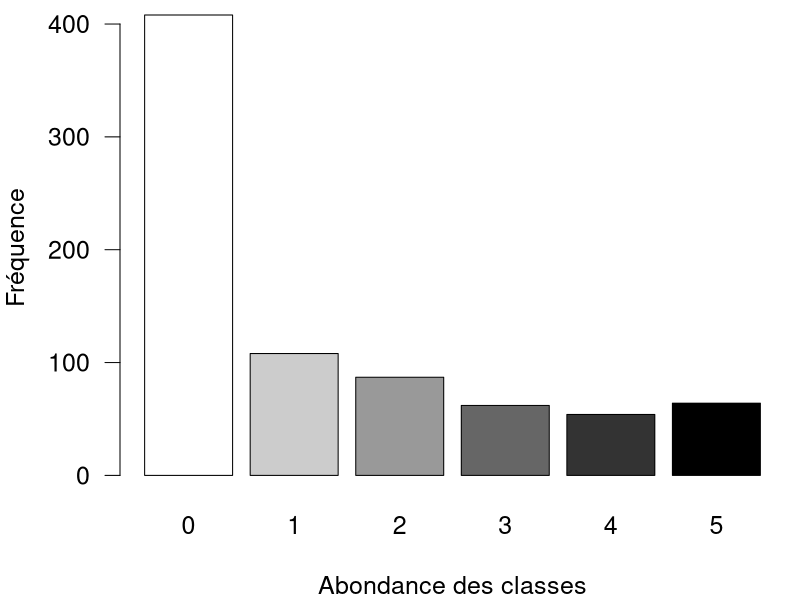
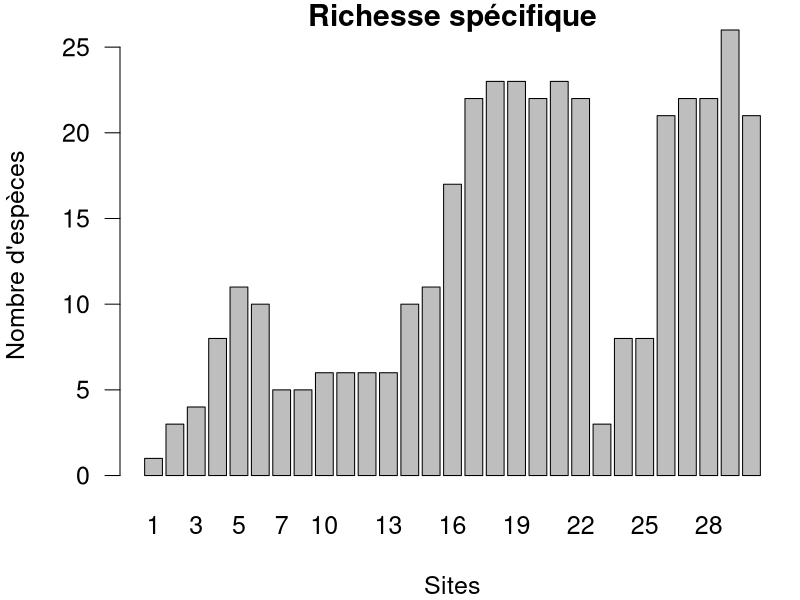
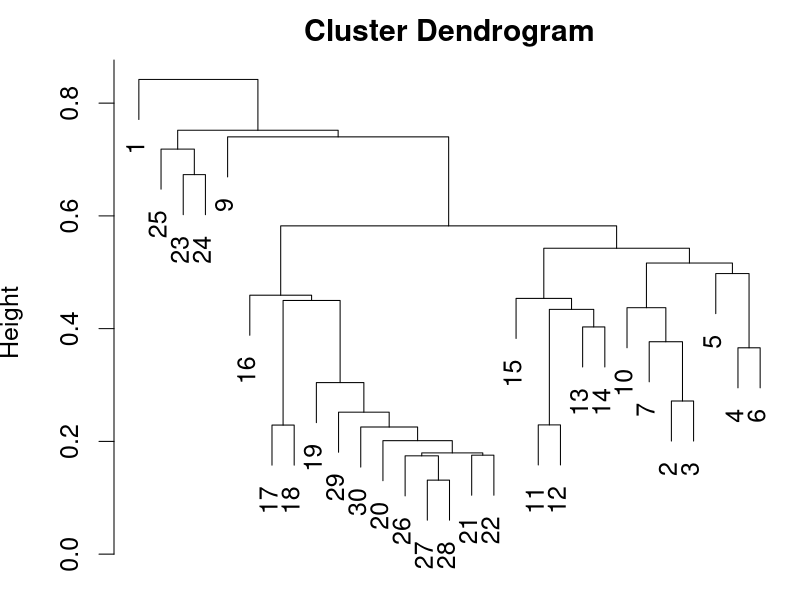
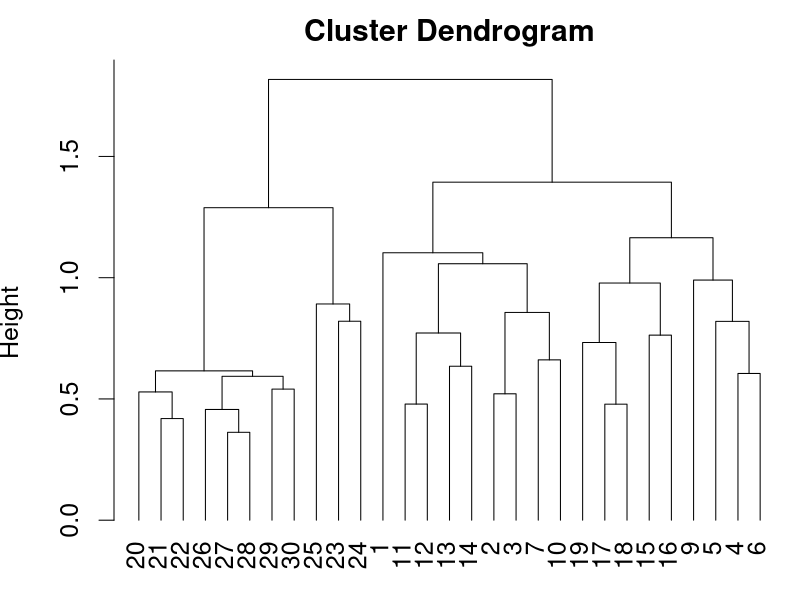
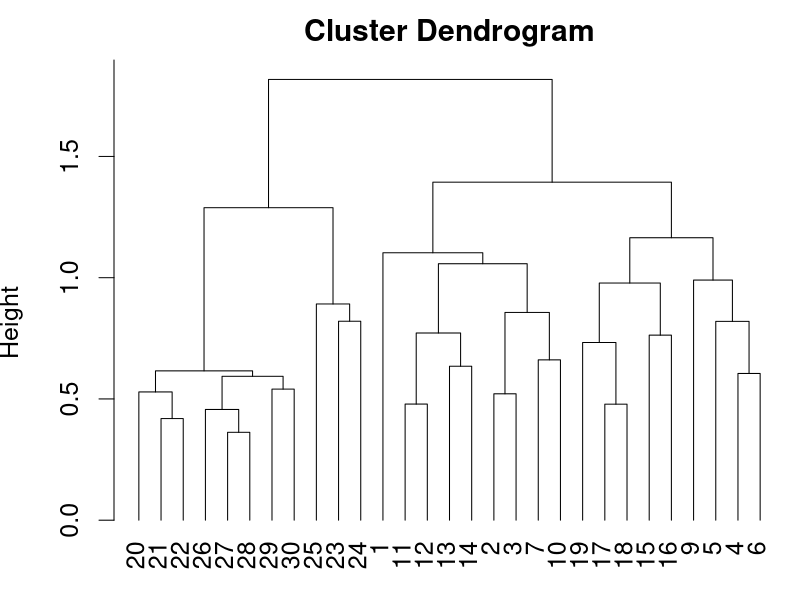
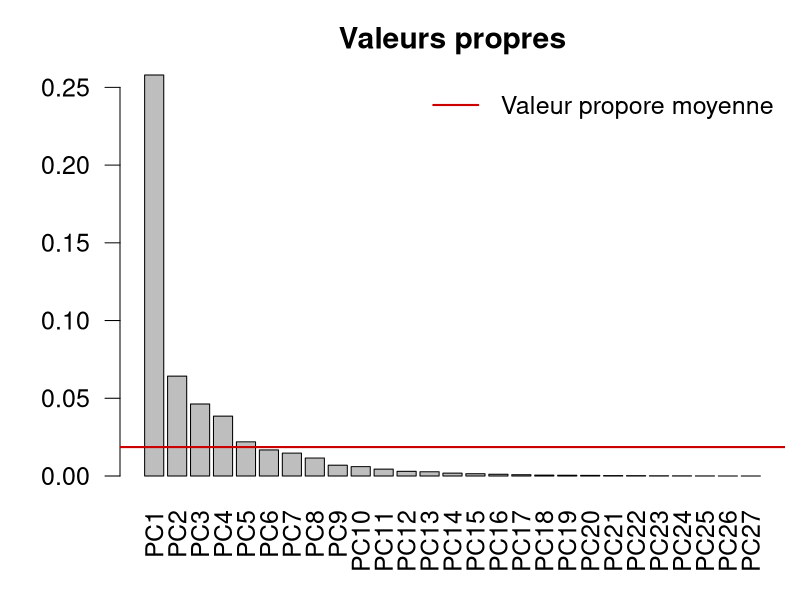
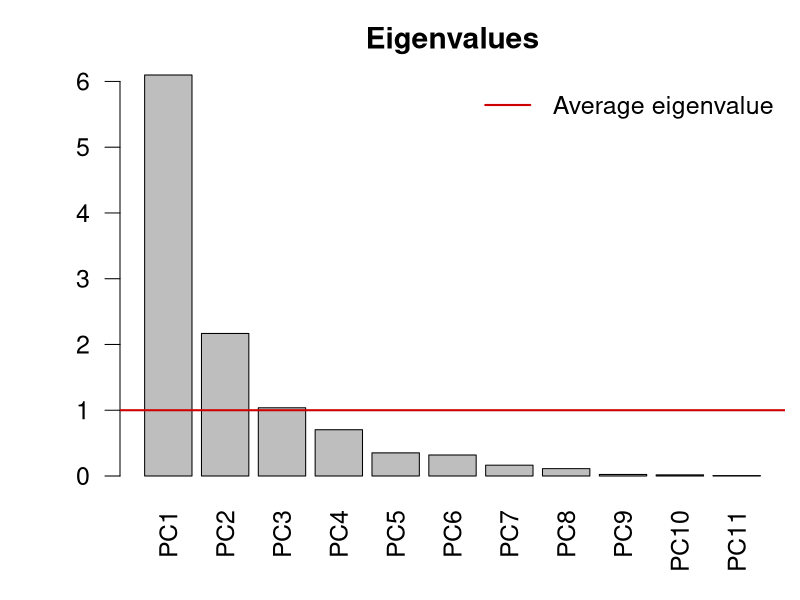
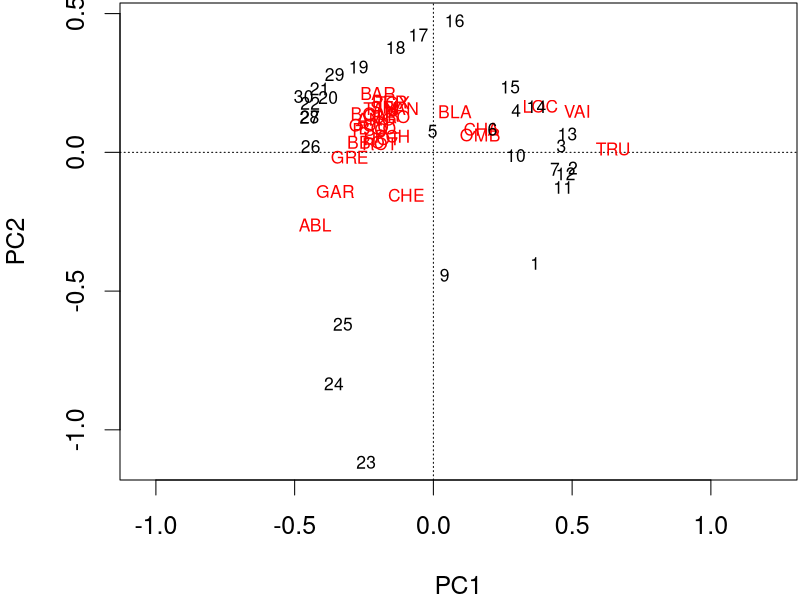

Write the R code that produced these figures, in order.
## ---- chunk 1
## Setup for your presentation
knitr::opts_chunk$set(
  eval = T,
  cache = T,
  comment = "#",
  collapse = TRUE,
  warning = FALSE,
  message = FALSE,
  fig.width=5, fig.height=5, fig.retina=3,
  fig.align = 'center'
)
## ---- chunk 2
options(repos=structure(c(CRAN="http://cran.r-project.org")))
## ---- chunk 3
if (!require(vegan)) install.packages("vegan")
library(vegan)
if (!require(ape)) install.packages("ape")
library(ape)
if (!require(gclus)) install.packages("gclus")
library(gclus)
## ---- chunk 4
spe <- read.csv("data/doubsspe.csv", row.names = 1)
spe <-  spe[-8,] # supprimer le site vide
## ---- chunk 5
env <- read.csv("data/doubsenv.csv", row.names = 1)
env <- env[-8,] # remove site with no data
## ---- chunk 6
head(spe) # 6 premières lignes
## ---- chunk 7
par(mar = c(4,4,.5,.5), cex = 1.5)
ab <- table(unlist(spe))
barplot(ab, las = 1, col = grey(5:0/5),
        xlab = "Abondance des classes", ylab = "Fréquence")
## ---- chunk 8
sum(spe == 0)
## ---- chunk 9
sum(spe == 0)/(nrow(spe)*ncol(spe))
## ---- chunk 10
par(mar = c(4,4,1,.5), cex = 1.5)
site.pre <- rowSums(spe > 0)
barplot(site.pre, main = "Richesse spécifique",
        xlab = "Sites", ylab = "Nombre d'espèces",
        col = "grey ", las = 1)
## ---- chunk 11
spec.pa <- decostand(spe,method = "pa")
## ---- chunk 12
spec.hel <- decostand(spe,method = "hellinger")
spec.chi <- decostand(spe,method = "chi.square")
## ---- chunk 13
spe.pa <- decostand(spe,method = "log")
## ---- chunk 14
head(env) # first 6 rows
## ---- chunk 15
?decostand
env.z <- decostand(env, method = "standardize")
## ---- chunk 16
apply(env.z, 2, mean)
apply(env.z, 2, sd)
## ---- chunk 17
spe.db.pa <- vegdist(spe, method = "bray")
## ---- chunk 18
par(mar=c(.5,3.8,2,.5), cex = 1.5)
spe.dhe1 <- vegdist(spec.hel, method = "euclidean")
spe.dhe1.single <- hclust(spe.dhe1, method = "single")
plot(spe.dhe1.single)
## ---- chunk 19
par(mar=c(.5,3.8,2,.5), cex = 1.5)
spe.dhel.ward <- hclust(spe.dhe1, method = "ward.D2")
spe.dhel.ward$height <- sqrt(spe.dhel.ward$height)
plot(spe.dhel.ward, hang = -1) # hang = -1 aligns objects at the same level
## ---- chunk 20
par(mar=c(.5,3.8,2,.5), cex = 1.5)
plot(spe.dhel.ward, hang = -1) # hang = -1 permet d'afficher les objets sur la même ligne
## ---- chunk 21
spe.h.pca <- rda(spec.hel)

summary(spe.h.pca)
## ---- chunk 22
summary(spe.h.pca, display = NULL)
## ---- chunk 23
eigen(cov(spec.hel))
## ---- chunk 24
spe.scores <- scores(spe.h.pca,
                     display = "species",
                     choices = c(1,2))
## ---- chunk 25
site.scores <- scores(spe.h.pca,
                      display = "sites",
                      choices = c(1,2))
## ---- chunk 26
ev <- spe.h.pca$CA$eig
## ---- chunk 27
ev[ev>mean(ev)]
## ---- chunk 28
par(mar=c(4,4,2.5,.5), cex = 1.5)
n <- length(ev)
barplot(ev, main = "Valeurs propres", col = "grey", las = 2)
abline(h = mean(ev), col = "red3", lwd = 2)
legend("topright", "Valeur propore moyenne",
       lwd = 2, col = "red3" , bty = "n")
## ---- chunk 29
env.pca <- rda(env.z)
summary(env.pca, scaling  = 2) # default
## ---- chunk 30
ev <- env.pca$CA$eig
## ---- chunk 31
ev[ev>mean(ev)]
## ---- chunk 32
par(mar=c(4,4,2.5,.5), cex = 1.5)
n <- length(ev)
barplot(ev, main = "Eigenvalues", col = "grey", las = 2)
abline(h = mean(ev), col = "red3", lwd = 2)
legend("topright", "Average eigenvalue",
       lwd = 2, col = "red3" , bty = "n")
## ---- chunk 33
par(mar=c(4,4,.1,.1), cex = 1.5)
plot(spe.h.pca)
## ---- chunk 34
par(mar = c(4,4,0.05,0.05), cex = 1.2)
biplot(spe.h.pca)
## ---- chunk 35
par(mar = c(4,4,0.05,0.05), cex = 1.2)
plot(spe.h.pca, scaling  = 1, type = "none",
     xlab = c("PC1 (%)", round(spe.h.pca$CA$eig[1]/sum(spe.h.pca$CAeig)*100,2)),
     ylab = c("PC2 (%)", round(spe.h.pca$CA$eig[2]/sum(spe.h.pca$CA$eig)*100,2)))
points(scores(spe.h.pca, display = "sites", choices = c(1,2), scaling = 1),
       pch=21, col = "black", bg = "steelblue" , cex  = 1.2)
text(scores(spe.h.pca, display="species", choices=c(1), scaling = 1),
     scores(spe.h.pca, display = "species", choices = c(2), scaling = 1),
     labels=rownames(scores(spe.h.pca, display = "species", scaling = 1)),
     col = "red", cex = 0.8)
spe.cs <- scores(spe.h.pca, choices = 1:2, scaling = 1 , display = "sp")
arrows(0,0,spe.cs[,1], spe.cs[,2], length = 0)
## ---- chunk 36
data(mite)
## ---- chunk 37
mite.spe.hel <- decostand(mite, method = "hellinger")

mite.spe.h.pca <- rda(mite.spe.hel)
## ---- chunk 38
par(mar=c(4,4,2,1), cex = 1.2)
ev <- mite.spe.h.pca$CA$eig
n <- length(ev)
barplot(ev, main = "Valeurs propres", col = "grey", las = 2)
abline(h = mean(ev), col = "red3", lwd = 2)
legend("topright", "Valeur propre moyenne", lwd = 2, col = "red3", bty = "n")
## ---- chunk 39
par(mar = c(4,4,0.05,0.05), cex = 1.5)
biplot(mite.spe.h.pca, col = c("red3", "grey15"))
## ---- chunk 40
spe.ca <- cca(spe[-8,])
# prend seulement les colonnes dont rowsums est > à 0.

## ---- chunk 41
summary(spe.ca)
## ---- chunk 42
mite.spe <- mite
## ---- chunk 43
mite.spe.ca <- cca(mite.spe)
## ---- chunk 44
par(mar=c(4,4,2,1), cex = 1.2)
ev <- mite.spe.ca$CA$eig
n <- length(ev)
barplot(ev, main = "Valeurs propres", col = "grey", las = 2)
abline(h = mean(ev), col = "red3", lwd = 2)
legend("topright", "Valeur propre moyenne", lwd = 2, col = "red3", bty = "n")
## ---- chunk 45
spe.h.pcoa <- pcoa(dist(spec.hel))
summary(spe.h.pcoa)
## ---- chunk 46
biplot.pcoa(spe.h.pcoa, spec.hel)
## ---- chunk 47
spe.bray.pcoa <- pcoa(spe.db.pa)
# spe.bray.pcoa
## ---- chunk 48
spe.bray.pcoa <- pcoa(spe.db.pa, correction = "cailliez")
# spe.bray.pcoa
## ---- chunk 49
par(mar=c(3,3,.5,1), cex = 1.2)
biplot.pcoa(spe.bray.pcoa)
## ---- chunk 50
mite.spe.hel <- decostand(mite.spe, method = "hellinger")
## ---- chunk 51
mite.spe.h.pcoa <- pcoa(dist(mite.spe.hel))
## ---- chunk 52
biplot.pcoa(mite.spe.h.pcoa, mite.spe.hel)
## ---- chunk 53
spe.nmds <- metaMDS(spe, distance = 'bray', k = 2)
## ---- chunk 54
spe.nmds$stress
stressplot(spe.nmds, main = "Shepard plot")
